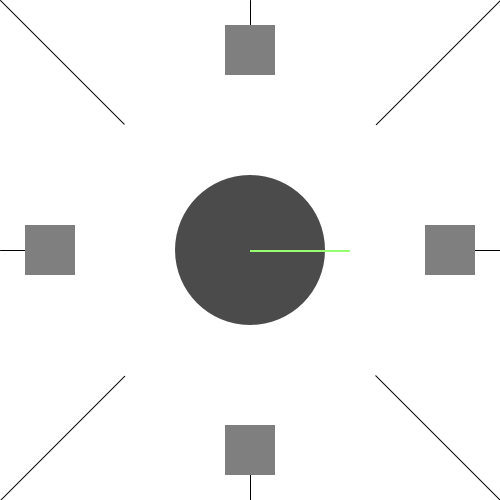
Frame 1 (no input)
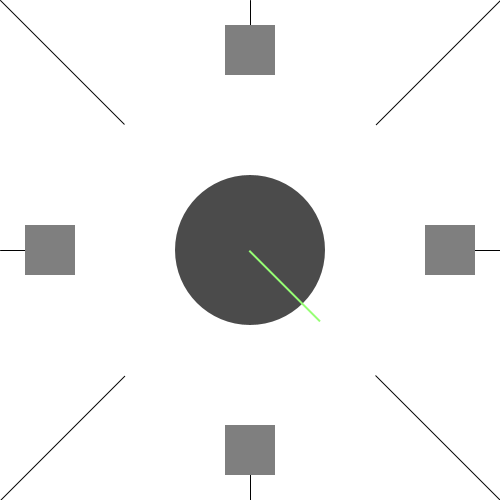
Frame 60 (the mouse pressed at the canvas centre just before this capture)
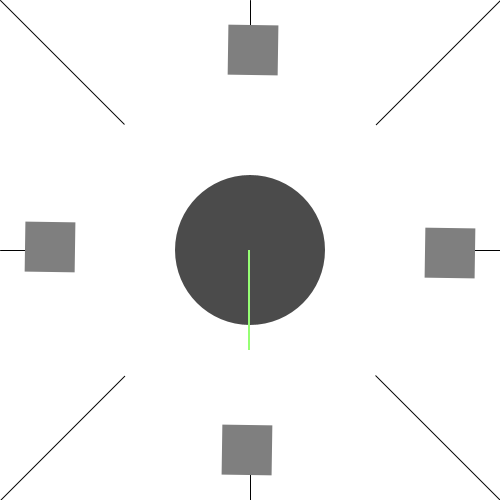
Frame 120 (the mouse held since frame 60 and released just before this capture)

The Processing sketch that drew these frames (run headless with seeded random() and noise(); from frame 60 on, the mouse is pressed at the canvas centre):

// Processing sketch: processing_119087
// ── processing_119087.pde

void setup(){
size(500,500);
background(255);
}

void draw(){
  
  background(255);
  fill(255);
  stroke(1);
  line(0,0,height,height);
  line(width,0,0,height);
  line(width/2,0,width/2,height);
  line(0,height/2,width,height/2);
  noStroke();
  ellipse(width/2,height/2,355,355);
  
  pushMatrix();
 float ecke = map(mouseX, 0, 8, 0, PI/31.1);
 translate(width/2,height/2);
 rotate(ecke);
 fill(127);
 rectMode(CENTER);
 rect(0,-200,50,50);
  rect(200,0,50,50);
  rect(0,200,50,50);
  rect(-200,0,50,50);
  popMatrix();
  
 pushMatrix();
 translate(width/2,height/2);
 fill(75);
 ellipse(0,0,150,150);
 float winkel = map(second(), 0, 8, 0, 2*PI);
 rotate(winkel);
 fill(#96FF74);
 noStroke();
 rectMode(CORNERS);
 rect(0,0,100,2);
 popMatrix();

 
 
 

}
